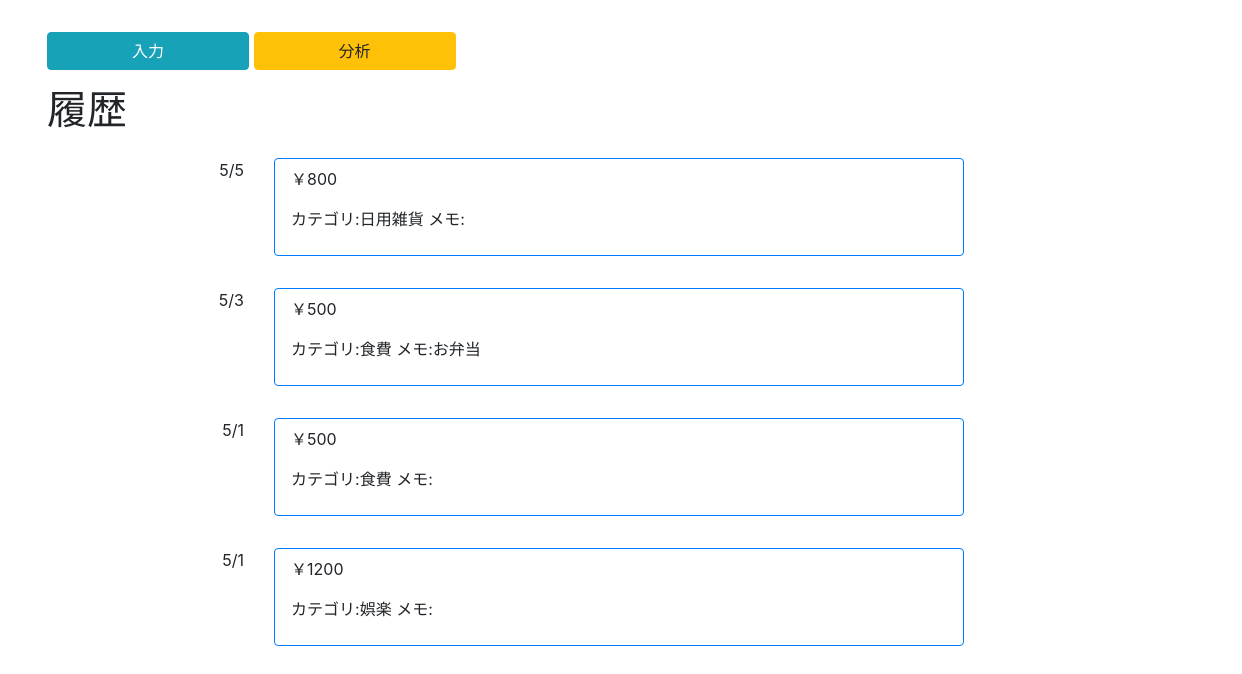
The app's page /, older data.
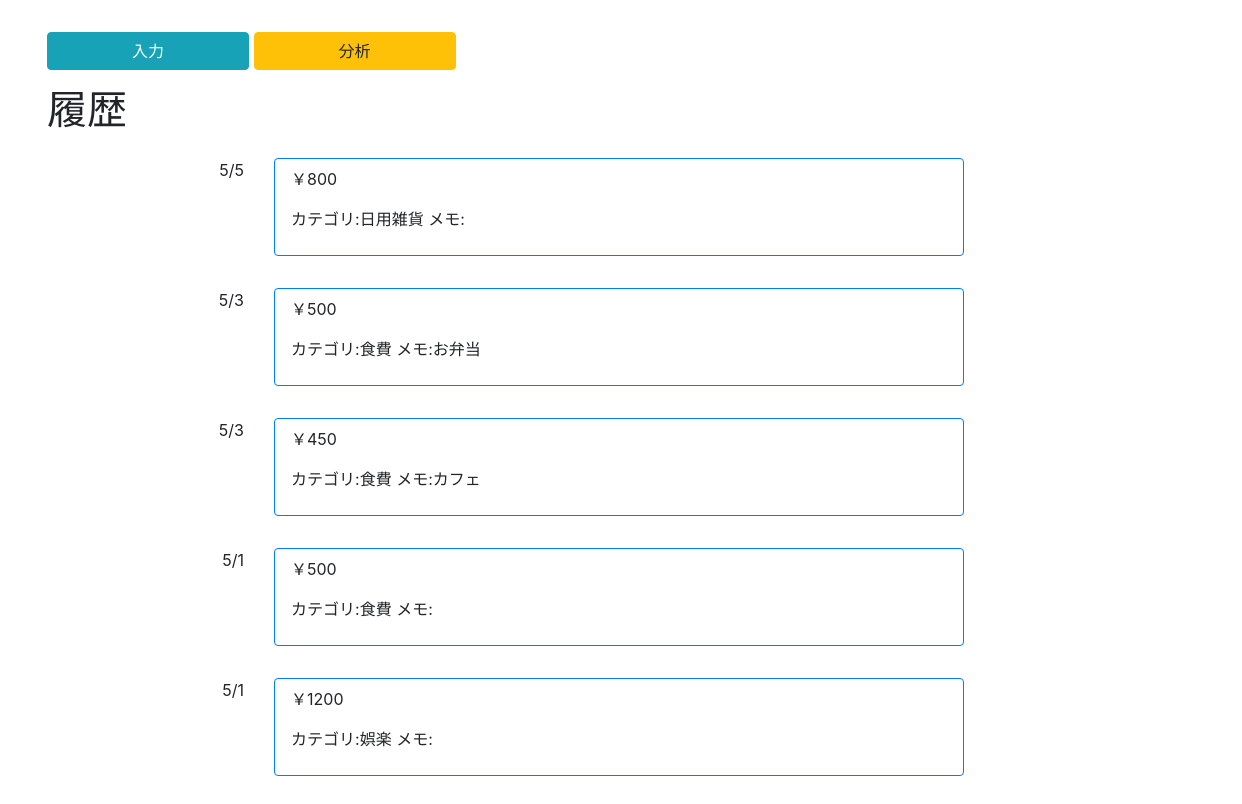
The same page, newer data.
### moneybook/models.py (models this page shows, shortened)
class Spending(models.Model):
    S_CATEGORY = (
        (1, '食費'),
        (2, '日用雑貨'),
        (3, '娯楽'),
        (4, '交通費'),
        (5, '光熱費'),
        (6, 'その他'),
    )
    description = models.CharField('品名',max_length=50, null=True, blank=True)
    s_category = models.IntegerField('カテゴリー', choices=S_CATEGORY, null=True, blank=True)
    money = models.IntegerField('金額',default=0)
    useday = models.DateField('使用日', default=timezone.now)
    note = models.TextField('メモ', blank=True)

### moneybook/views.py (the view)
# urls.py: path('', views.SpendingList.as_view(), name='history'),
class SpendingList(generic.ListView):
    model = Spending
    ordering = '-useday'
    template_name = "moneybook/history.html"

### templates/moneybook/history.html (shortened to what this page needs)
{% extends 'moneybook/base.html' %}
{% load static %}
{% load bootstrap4 %}
{% block content %}
<div class="container-fluid" style='margin:2rem;'>
    <div style="margin-bottom: 1rem;">
    <a class="btn btn-info col-sm-2" href="{% url 'moneybook:input' %}" role="button">入力</a>
    <a class="btn btn-warning col-sm-2" href="#" role="button">分析</a>
    </div>
    <h1>履歴</h1>
    {% for spending in spending_list %}
    <div class="row">
        <div class="col-sm-2 col-1 label">{{ spending.useday|date:"n/j" }}</div>
        <div class="col-sm-10 col-12">
            <div class="card border-primary" style="padding: 0.5rem 1rem; position:relative;">
            <p class="card-text">￥{{ spending.money }}</p>
            <p class="card-text">カテゴリ:{{ spending.get_s_category_display}}
                メモ:{{ spending.note }}</p>
            <a style="display: block; position: absolute; width: 100%; height: 100%;" href="{% url 'moneybook:s_detail' spending.pk %}"></a>
            </div>
        </div>
    </div>
    {% endfor %}
</div>
{% endblock content %}

### templates/moneybook/base.html (shortened to what this page needs)
{% load static %}
<!DOCTYPE html>
<html lang="ja">
<head>
    <link rel="stylesheet" href="{% static 'moneybook/style.css' %}">
    <link rel="stylesheet" href="https://stackpath.bootstrapcdn.com/bootstrap/4.4.1/css/bootstrap.min.css">
</head>
<body>
    {% block content %}{% endblock %}
</body>
</html>

### static/moneybook/style.css (style rules this page uses)
.row { padding-top: 1rem; padding-bottom: 1rem; padding-left: 1.5rem; }
.label { text-align: right; }
.card { width: 70%; }

Row changes from the older to the newer data that the page shows:
added Spending: useday "5/3", money "450", s_category "食費", note "カフェ"
